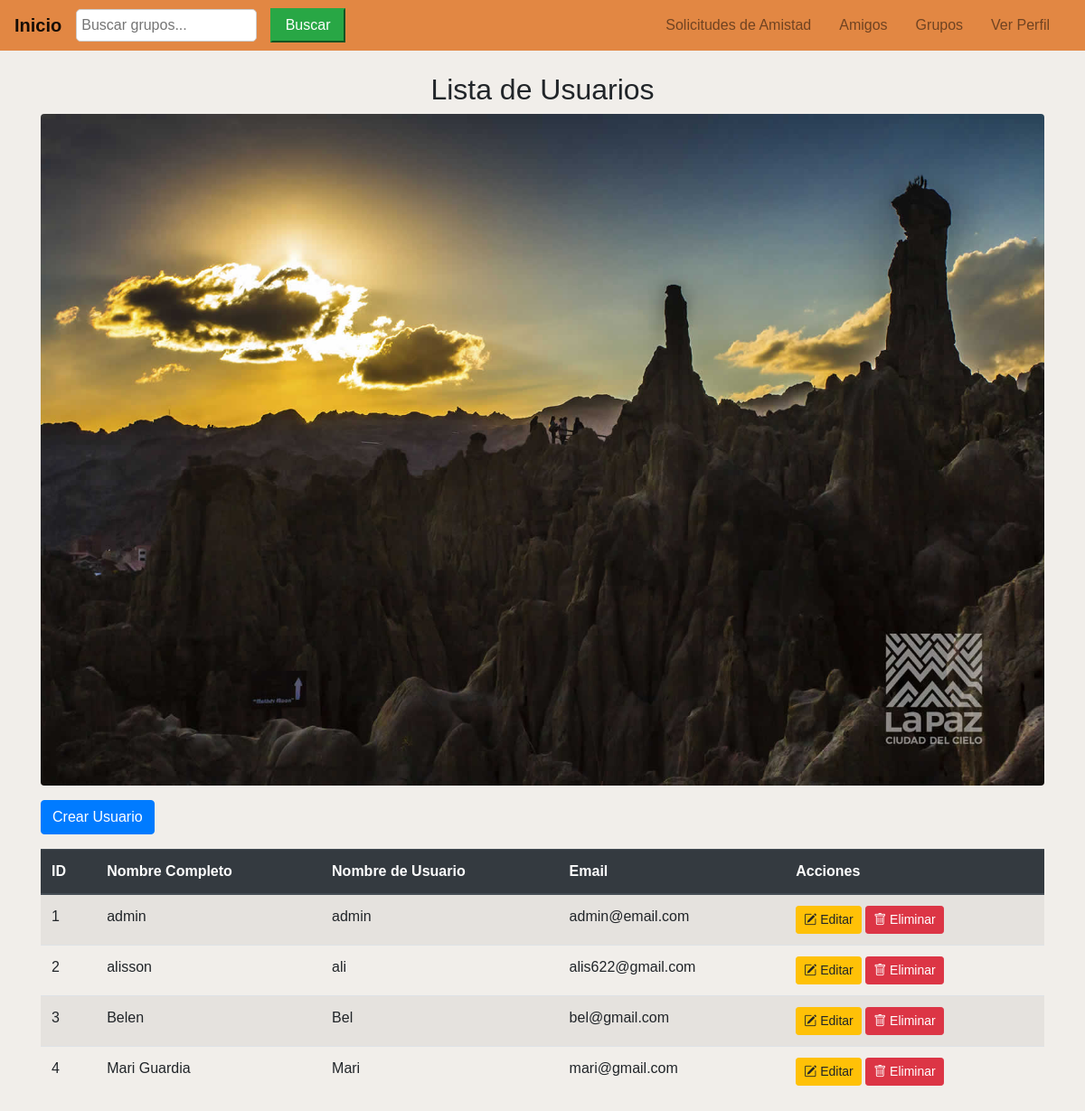
Screenshot of /inicio/usuarios/ with the database file from the repository.
### inicio/models.py (models this page shows, shortened)
class Usuario(AbstractBaseUser, PermissionsMixin):
    email = models.EmailField(unique=True)  # Email único para el usuario
    nombres = models.CharField(max_length=100)  # Nombres del usuario
    nombre_usuario = models.CharField(max_length=100, unique=True)  # Nombre de usuario único
    is_staff = models.BooleanField(default=False)  # Permite acceso al admin
    is_active = models.BooleanField(default=True)  # Marca si el usuario está activo
    last_login = models.DateTimeField(null=True, blank=True)  # Fecha del último inicio de sesión
    groups = models.ManyToManyField(
        'auth.Group',
        related_name='%(class)s_set',  # `related_name` único para este modelo
        blank=True,
        help_text='The groups this user belongs to.',
        verbose_name='groups'
    )
    user_permissions = models.ManyToManyField(
        'auth.Permission',
        related_name='%(class)s_permissions',  # `related_name` único para este modelo
        blank=True,
        help_text='Specific permissions for this user.',
        verbose_name='user permissions'
    )
    objects = UsuarioManager()  # Asigna el manager personalizado
    USERNAME_FIELD = 'email'  # Campo utilizado para el inicio de sesión
    REQUIRED_FIELDS = ['nombres', 'nombre_usuario']  # Campos requeridos al crear un superusuario

### inicio/views.py (the view)
# urls.py: path('usuarios/', views.lista_usuarios, name='lista_usuarios'),
def lista_usuarios(request):
    usuarios = Usuario.objects.all()  # Obtiene todos los usuarios
    return render(request, 'lista_usuarios.html', {'usuarios': usuarios})

### inicio/templates/lista_usuarios.html
{% extends 'base.html' %}
{% load static %}
{% block content %}
 <div class="container mt-4">
    <h2 class="text-center">Lista de Usuarios</h2>
    <div class="row mb-3">
        <div class="col-md-12">
            <img src="{% static 'images/turismo.jpg' %}" class="img-fluid rounded" alt="Lugares Turísticos">
        </div>
    </div>
    <a href="{% url 'crear_usuario' %}" class="btn btn-primary mb-3">Crear Usuario</a>
    <table class="table table-hover table-striped">
        <thead class="thead-dark">
            <tr>
                <th>ID</th>
                <th>Nombre Completo</th>
                <th>Nombre de Usuario</th>
                <th>Email</th>
                <th>Acciones</th>
            </tr>
        </thead>
        <tbody>
            {% for usuario in usuarios %}
            <tr>
                <td>{{ usuario.id }}</td>
                <td>{{ usuario.nombres }}</td>
                <td>{{ usuario.nombre_usuario }}</td>
                <td>{{ usuario.email }}</td>
                <td>
                    <a href="{% url 'editar_usuario' usuario.id %}" class="btn btn-warning btn-sm">
                        <i class="bi bi-pencil-square"></i> Editar
                    </a>
                    <a href="{% url 'eliminar_usuario' usuario.id %}" class="btn btn-danger btn-sm">
                        <i class="bi bi-trash"></i> Eliminar
                    </a>
                </td>
            </tr>
            {% endfor %}
        </tbody>
    </table>
</div>
{% endblock %}

### static/css/style.css (style rules this page uses)
body { background-color: #f1eeea; font-family: 'Arial', sans-serif; }
.container { margin-top: 20px; }

### rows the page displays
Usuario: id "1", nombres "admin", nombre_usuario "admin", email "admin@email.com"
Usuario: id "2", nombres "alisson", nombre_usuario "ali", email "alis622@gmail.com"
Usuario: id "3", nombres "Belen", nombre_usuario "Bel", email "bel@gmail.com"
Usuario: id "4", nombres "Mari Guardia", nombre_usuario "Mari", email "mari@gmail.com"
